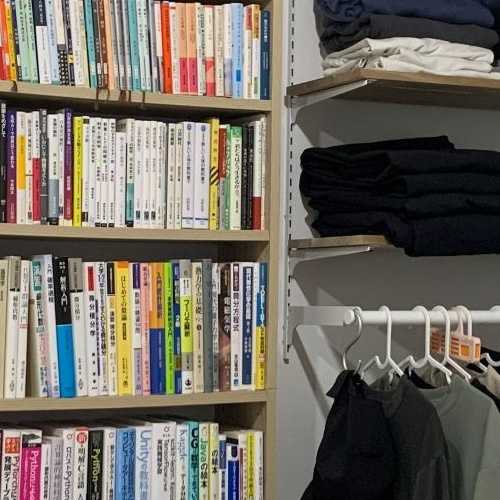
#> input picture experiments/inputs/source1.jpg, 500 x 500 px
$ python rotation_experiment.py
#> lines starting #> are read from the running program, lines starting #| are printed output that depends on the picture
#!/usr/bin/env python3
"""Rotation invariance experiment for the SIFT scratch implementation.

Setup
-----
- img1 : the 500×500 source image directly (no rotation)
- img2 : the 500×500 source image rotated by θ about its centre

Evaluation region
-----------------
The evaluation region is a centred disk of radius EVAL_RADIUS inside every
500×500 crop. A disk is perfectly rotation-symmetric, so the *exact same*
image content is evaluated at every angle — a point inside the disk maps to
another point inside the disk under any rotation about the centre. This makes
the comparison completely fair across angles. With EVAL_RADIUS = 250 the disk
is the largest circle inscribed in the 500×500 crop (it touches all four
edges), maximising the evaluated area while staying rotation-symmetric.
Only matches whose both endpoints lie inside this disk are counted in the
statistics, and the area outside it is darkened in the visualisation.

Outputs
-------
  experiments/results/rotation/
    {stem}_angle{θ:03d}.png   per-angle visualisation
    summary.png               inlier-rate vs angle bar chart
    stats.json                full statistics (JSON)

Usage
-----
    uv run python experiments/rotation_experiment.py
"""

from __future__ import annotations

import json
import sys
import time
from pathlib import Path

import cv2
import numpy as np
import matplotlib.pyplot as plt
import matplotlib.patches as mpatches

# Allow running from the repo root or from inside experiments/
sys.path.insert(0, str(Path(__file__).resolve().parent.parent))

from sift import (
    build_gaussian_pyramid,
    build_dog_pyramid,
    detect_keypoints,
    localize_keypoints,
    assign_orientations,
    compute_descriptors,
    match_descriptors,
    geometric_verification,
)

# ---------------------------------------------------------------------------
# Config
# ---------------------------------------------------------------------------

CROP_SIZE     = 500
EVAL_RADIUS   = 250     # inscribed disk of 500×500 crop; rotation-symmetric → fair across all angles
ANGLES        = [0, 15, 30, 60, 90, 120, 180]
IMAGE_NAMES   = ["source1.jpg"]

IMAGES_DIR    = Path(__file__).parent / "inputs"
OUT_DIR       = Path(__file__).parent / "outputs" / "rotation"

SIFT_OCTAVES  = 4
SIFT_SCALES   = 3
SIFT_SIGMA    = 1.6
RATIO         = 0.75
AFFINE_THRESH = 6.0

# ---------------------------------------------------------------------------
# Geometry helpers
# ---------------------------------------------------------------------------

def rotate_image(img: np.ndarray, angle_deg: float) -> np.ndarray:
    """Rotate *img* (500×500) around its centre by *angle_deg* (CCW).

    Points within the inscribed disk (radius 250) always map to valid source
    pixels, so no black border appears inside the evaluation region.
    """
    h, w = img.shape[:2]
    M = cv2.getRotationMatrix2D((w / 2.0, h / 2.0), angle_deg, 1.0)
    return cv2.warpAffine(
        img, M, (w, h),
        flags=cv2.INTER_LINEAR,
        borderMode=cv2.BORDER_CONSTANT,
        borderValue=(0, 0, 0),
    )


def compute_eval_mask(crop_size: int = CROP_SIZE,
                      eval_radius: int = EVAL_RADIUS) -> np.ndarray:
    """Boolean mask marking the central circular evaluation region of a crop.

    The same disk mask is used for *both* img1 and img2 regardless of θ.
    Because a disk centred at the crop centre is rotation-symmetric, every
    angle evaluates exactly the same image content — a point inside the disk
    stays inside the disk under any rotation about the centre.
    """
    half = crop_size / 2.0
    ys, xs = np.mgrid[0:crop_size, 0:crop_size]
    dist2 = (xs - half + 0.5) ** 2 + (ys - half + 0.5) ** 2
    return dist2 <= eval_radius ** 2


# [11 lines left out: functions kp_xy, kp_in_mask, not called in this run]


# ---------------------------------------------------------------------------
# SIFT pipeline
# ---------------------------------------------------------------------------

def run_sift(gray: np.ndarray) -> tuple[list[dict], np.ndarray]:
    gp    = build_gaussian_pyramid(gray, num_octaves=SIFT_OCTAVES,
                                   num_scales=SIFT_SCALES, sigma=SIFT_SIGMA)
    dp    = build_dog_pyramid(gp)
    cands = detect_keypoints(dp)
    kps   = localize_keypoints(dp, cands)
    kps   = assign_orientations(gp, kps)
    descs = compute_descriptors(gp, kps)
    return kps, descs


# ---------------------------------------------------------------------------
# Visualisation
# ---------------------------------------------------------------------------

# [116 lines left out: functions _apply_overlap_overlay, save_match_figure, save_summary_figure, not called in this run]


# ---------------------------------------------------------------------------
# Per-image experiment
# ---------------------------------------------------------------------------

def run_one_image(bgr_full: np.ndarray, stem: str) -> dict:
    angle_stats: dict = {}
    eval_mask = compute_eval_mask()

    for angle in ANGLES:
        print(f"    {angle:3d}°", end="  ", flush=True)
        t0 = time.perf_counter()

        # ── crops ─────────────────────────────────────────────────────────
        bgr1 = bgr_full
        bgr2 = rotate_image(bgr_full, angle)

        gray1 = cv2.cvtColor(bgr1, cv2.COLOR_BGR2GRAY).astype(np.float64) / 255.0
        gray2 = cv2.cvtColor(bgr2, cv2.COLOR_BGR2GRAY).astype(np.float64) / 255.0

        # ── SIFT ──────────────────────────────────────────────────────────
        kps1, descs1 = run_sift(gray1)
        kps2, descs2 = run_sift(gray2)

        # ── Match + RANSAC ────────────────────────────────────────────────
        matches = match_descriptors(descs1, descs2, ratio_threshold=RATIO)

        if len(matches) >= 4:
            _, inlier_mask = geometric_verification(
                kps1, kps2, matches, gray1.shape,
                affine_thresh=AFFINE_THRESH,
            )
        else:
            inlier_mask = np.zeros(len(matches), dtype=bool)

        # ── Filter to evaluation region ───────────────────────────────────
        n_kp1_ev = sum(kp_in_mask(k, eval_mask) for k in kps1)
        n_kp2_ev = sum(kp_in_mask(k, eval_mask) for k in kps2)

        ev_idx = [
            i for i, (i1, i2, _) in enumerate(matches)
            if kp_in_mask(kps1[i1], eval_mask) and kp_in_mask(kps2[i2], eval_mask)
        ]
        n_m_ev  = len(ev_idx)
        n_in_ev = int(sum(bool(inlier_mask[i]) for i in ev_idx))
        rate    = n_in_ev / max(n_m_ev, 1)

        elapsed = time.perf_counter() - t0
        print(
            f"kp={len(kps1)}+{len(kps2)}"
            f"  kp_ev={n_kp1_ev}+{n_kp2_ev}"
            f"  m_ev={n_m_ev}  inl_ev={n_in_ev}"
            f"  rate={rate:.1%}  [{elapsed:.1f}s]"
        )

        # ── Stats ─────────────────────────────────────────────────────────
        stats = {
            "angle":               angle,
            "crop_size":           CROP_SIZE,
            "eval_radius":         EVAL_RADIUS,
            "n_kp1":               len(kps1),
            "n_kp2":               len(kps2),
            "n_kp1_in_eval":       n_kp1_ev,
            "n_kp2_in_eval":       n_kp2_ev,
            "n_matches":           len(matches),
            "n_matches_in_eval":   n_m_ev,
            "n_inliers_in_eval":   n_in_ev,
            "inlier_rate_in_eval": round(rate, 4),
            "elapsed_sec":         round(elapsed, 2),
        }
        angle_stats[str(angle)] = stats

        # ── Visualise ─────────────────────────────────────────────────────
        title = (
            f"{stem}  |  θ = {angle}°  |  "
            f"eval disk: r={EVAL_RADIUS}  |  "
            f"kp in eval: {n_kp1_ev} + {n_kp2_ev}  |  "
            f"matches in eval: {n_m_ev}  |  "
            f"inliers in eval: {n_in_ev}  |  "
            f"inlier rate: {rate:.1%}"
        )
        save_match_figure(
            bgr1, bgr2, eval_mask,
            kps1, kps2, matches, inlier_mask,
            stats, title,
            OUT_DIR / f"{stem}_angle{angle:03d}.png",
        )

    return angle_stats


# ---------------------------------------------------------------------------
# Entry point
# ---------------------------------------------------------------------------

def main() -> None:
    OUT_DIR.mkdir(parents=True, exist_ok=True)
    all_stats: dict = {}

    for img_name in IMAGE_NAMES:
        img_path = IMAGES_DIR / img_name
        bgr = cv2.imread(str(img_path))
#> bgr is the input picture: shape (500, 500, 3); mean B, G, R 99.3, 108.5, 114.4
        if bgr is None:
            print(f"WARNING: cannot read {img_path}, skipping.")
            continue
        stem = Path(img_name).stem
        print(f"\n=== {stem}  ({bgr.shape[1]}×{bgr.shape[0]}) ===")
#| === source1  (500×500) ===
        all_stats[stem] = run_one_image(bgr, stem)
#> the loop in run_one_image, `for angle in ANGLES:` made 1 pass
#> pass 1, in run_one_image, `gray1 = cv2.cvtColor(bgr1, cv2.COLOR_BGR2GRAY).astype(np.float64) / 25..`:
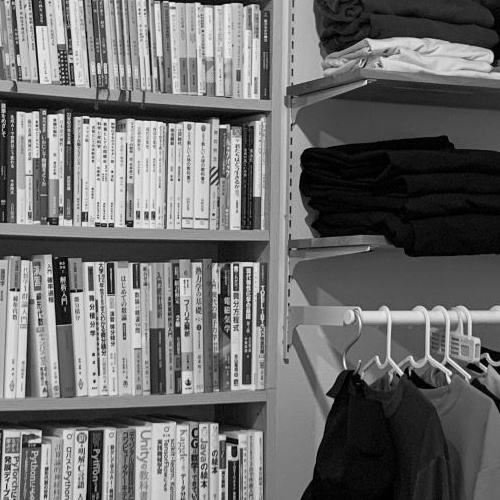
#> gray1: shape (500, 500) float64; min 0, max 0.992, mean 0.428
#> after the loop in run_one_image, `for angle in ANGLES:`: angle_stats = 0 items

    # JSON stats
    stats_path = OUT_DIR / "rotation_stats.json"
    with open(stats_path, "w", encoding="utf-8") as f:
        json.dump(all_stats, f, indent=2, ensure_ascii=False)
    print(f"\nStats  → {stats_path}")

    # Summary figure
    save_summary_figure(all_stats, OUT_DIR / "rotation_summary.png")


if __name__ == "__main__":
    main()
#> (the call stopped at in run_sift, `gp    = build_gaussian_pyramid(gray, num_octaves=SIFT_OCTAVES, num_sca..`: sift is not available in this run)
